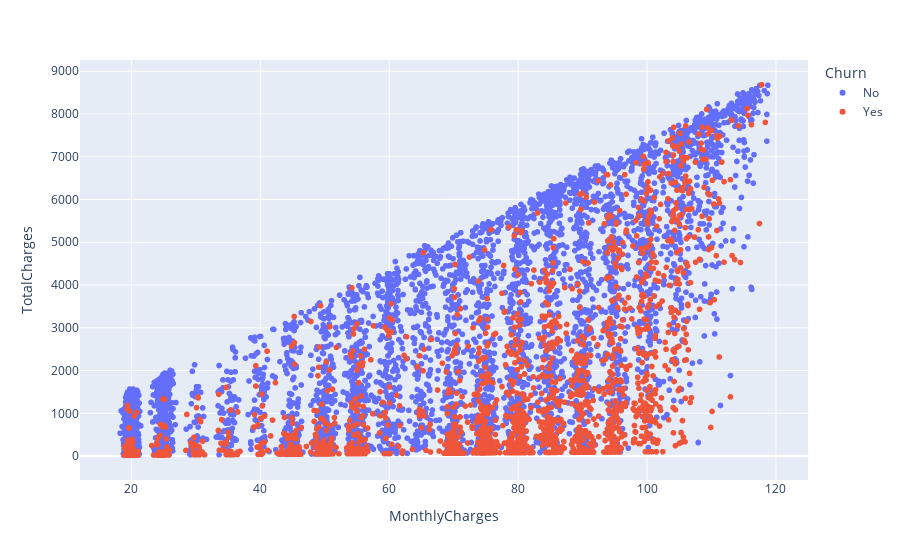

Write notebook code for a chart like this one.
### Code cell
fig = px.scatter(maindata, y='TotalCharges', x='MonthlyCharges',
              color='Churn')
fig.show()

### Figure 1 — Plotly figure (JSON) as saved in the notebook; plotly's stock layout.template omitted (floating-point values rounded to 4 significant figures; data arrays with more than 128 entries replaced by an {"elided": "..."} marker saying what was removed)
{"data": [{"hoverlabel": {"namelength": 0}, "hovertemplate": "Churn=No<br>MonthlyCharges=%{x}<br>TotalCharges=%{y}", "legendgroup": "No", "marker": {"color": "#636efa", "symbol": "circle"}, "mode": "markers", "name": "No", "showlegend": true, "type": "scattergl", "x": {"elided": "5163 float values"}, "xaxis": "x", "y": {"elided": "5163 float values"}, "yaxis": "y"}, {"hoverlabel": {"namelength": 0}, "hovertemplate": "Churn=Yes<br>MonthlyCharges=%{x}<br>TotalCharges=%{y}", "legendgroup": "Yes", "marker": {"color": "#EF553B", "symbol": "circle"}, "mode": "markers", "name": "Yes", "showlegend": true, "type": "scattergl", "x": {"elided": "1869 float values"}, "xaxis": "x", "y": {"elided": "1869 float values"}, "yaxis": "y"}], "layout": {"legend": {"title": {"text": "Churn"}, "tracegroupgap": 0}, "margin": {"t": 60}, "xaxis": {"anchor": "y", "domain": [0, 1], "title": {"text": "MonthlyCharges"}}, "yaxis": {"anchor": "x", "domain": [0, 1], "title": {"text": "TotalCharges"}}}}
